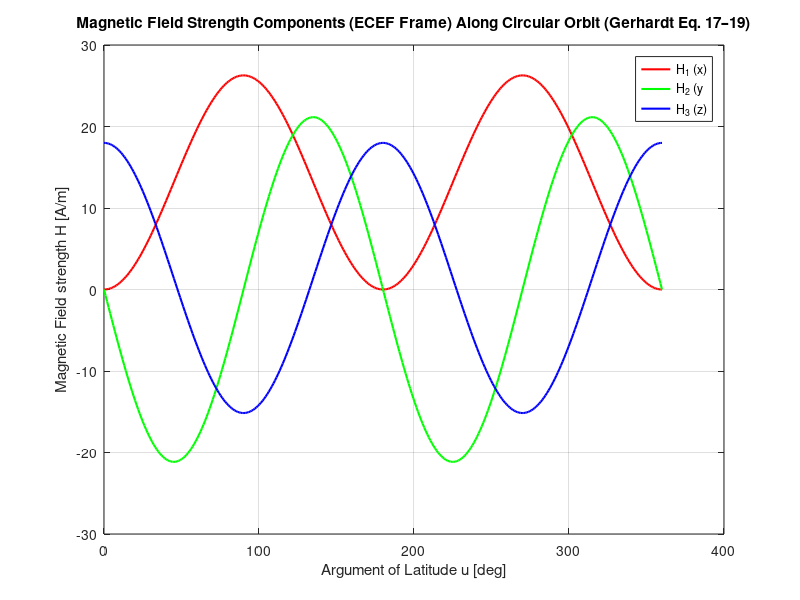
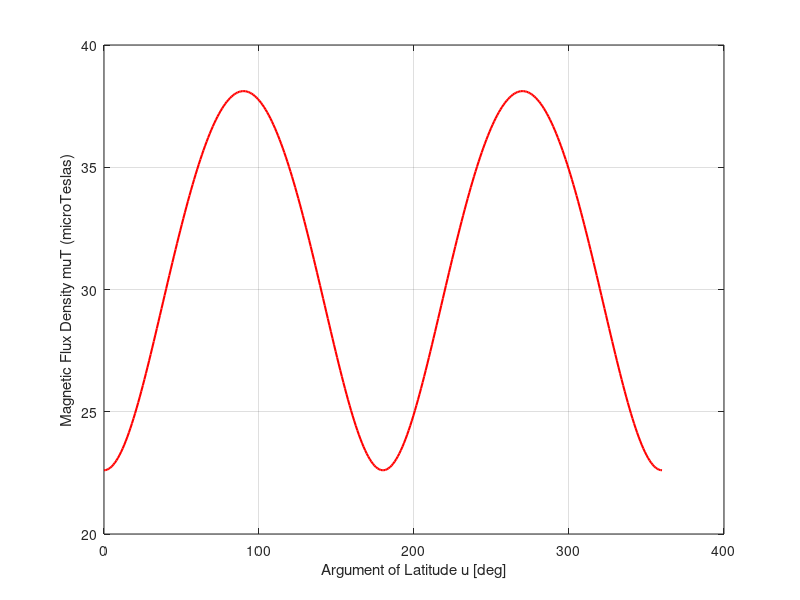

Write MATLAB code to recreate these figures, in order.
%{ 

The purpose of this simulation is to calculate the earths magnetic flux
density H based on eq. 17, 18, and 19 in the PMAC paper by Gerhardt. this
simulation assumes a circular orbit. 

%}

clear; clc; close all;

%-------------------------------------------------------------------------
% Define constants
%-------------------------------------------------------------------------
    %permiability of free space (Mu(sub0))
FREESPACEPERMIABILITY = ((4)*pi) * (10^(-7));

% -------------------------------------------------------------------------
% Define magnetic hysteresis parameters
% -------------------------------------------------------------------------

    % These values refer to the Appraent values found from Gerhardt
Hc = 12;
Br = 0.004;
Bs = 0.025;

%-------------------------------------------------------------------------
% Defined orbital parameters
%-------------------------------------------------------------------------

    %Earth's average radius in km
Re = 6371;
    %Altitude (based on ISS avg altitude in km)
alt = 400;
    %semi-major axis of orbit in km
a = Re + alt;

    %inclination in degrees (based on ISS inclination)
i_deg = 51.6; 
    %initial argument of latitude in degrees
u0_deg = 0.0;

    %Convert inclination and initial argument of latitude to radians
i_rad = deg2rad(i_deg);
u0_rad = deg2rad(u0_deg);

%-------------------------------------------------------------------------
%Calculated magnetic parameters
%-------------------------------------------------------------------------

    %{
    Gravitational effect of earth (mu = GM) (Km^3/s^2) G is newtons constant of
    gravitation and m is mass of earth. (source - pg 198, Space Mission
    Engineering, Wertz, Everett, and puschell)
    %}
MuEarth = 398600.4418;

%{
Calculate Heq Magnetic field strength at earths equator
    Earths horizontal field intensity in Teslas (T) based on NOAA data
    (8/1/2026),(LAT 0, LONG 0, ALT 400km)(HorizontalIntensity bc mag
    field is horizontal at equator
%}
    Beq = 0.0000226068;
        %calculate Magnetic Flux density based on relationship to magnetic
        %field strength [ Heq = Beq / Mu(sub0) ]
    Heq = (Beq) / (FREESPACEPERMIABILITY);

%-------------------------------------------------------------------------
%Calculated Orbital Parameters
%-------------------------------------------------------------------------

    %calculate mean motion (movement of satellite through u in rad/s) based on (NASA Fundamentals of Orbital Mechanics
    %Ch 7 eq (7-47)) 
n = sqrt((MuEarth)/(a^3));
  
    %calculate orbital period (s)
T = (2 * pi) / n;

%-------------------------------------------------------------------------
%Simulate one orbit
%-------------------------------------------------------------------------  

    %Number of time steps
N = 360;
    %linspace(linearly spaced vector), linspace(x1,x2,N) creats a vector of
    %N evenly spaced points between x1 and x2. Takes 1000 time steps
    %between time 0 and end of an orbit
t = linspace(0, T, N);
    %simulate argument of latitude for N(1000) evenly spaced time steps in
    %orbit. initial argument of latitude + (mean motion * time vector (1000 elements))
u = u0_rad + n .* t;

%Eqs (17),(18), and (19) from Gerhardt

% 3 magnetic field components in Orbit-Frame 

% H1 = Radial Earth Magnetic Field Component
H1 = 3 * Heq * sin(i_rad) * cos(i_rad) .* (sin(u).^2);
% H2 = Tangential Earth Magnetic Field Component
H2 = -3 * Heq * sin(i_rad) .* sin(u) .* cos(u);
% H3 = Orbit normal (orthogonal to H1 & H2) (up or down)
H3 = Heq * (1 - 3 * (sin(i_rad).^2) .* (sin(u).^2));

% B = magnetic field strength based on H1,H2,H3 magnetic field components
B1 = FREESPACEPERMIABILITY * H1;
B2 = FREESPACEPERMIABILITY * H2;
B3 = FREESPACEPERMIABILITY * H3;

%Magnitude of magnetic flux density
BMAG = sqrt((B1.^2) + (B2.^2) + (B3.^2));
%Magnetic flux density in Microteslas
BMAGMicroT = BMAG .* (10^6);

% -------------------------------------------------------------------------
% Calculate Constant p
% -------------------------------------------------------------------------
p = (1/Hc) * tan( (pi*Br) / (2*Bs) );

% -------------------------------------------------------------------------
% Calculate Derivaties of H
% -------------------------------------------------------------------------

dH1_du = 6 * Heq * sin(i_rad) * cos(i_rad) .* sin(u) .* cos(u);
dH2_du = -3 * Heq * sin(i_rad) .* (sin(u).^2 - cos(u).^2);
dH3_du = -6 * Heq * sin(i_rad) .* sin(u) .* cos(u);

% -------------------------------------------------------------------------
% Plot results
% -------------------------------------------------------------------------

figure;
plot(rad2deg(u), H1, 'r', 'LineWidth', 1.5); hold on;
plot(rad2deg(u), H2, 'g', 'LineWidth', 1.5);
plot(rad2deg(u), H3, 'b', 'LineWidth', 1.5);
xlabel('Argument of Latitude u [deg]');
ylabel('Magnetic Field strength H [A/m]');
title('Magnetic Field Strength Components (ECEF Frame) Along Circular Orbit (Gerhardt Eq. 17–19)');
legend('H_1 (x)','H_2 (y','H_3 (z)');
grid on;

%Plot Magnetic Flux density BMAG against argument of latitude u

figure; 
plot(rad2deg(u), BMAGMicroT, 'r', "LineWidth",1.5); hold on;
xlabel('Argument of Latitude u [deg]');
ylabel('Magnetic Flux Density muT (microTeslas)');
grid on;